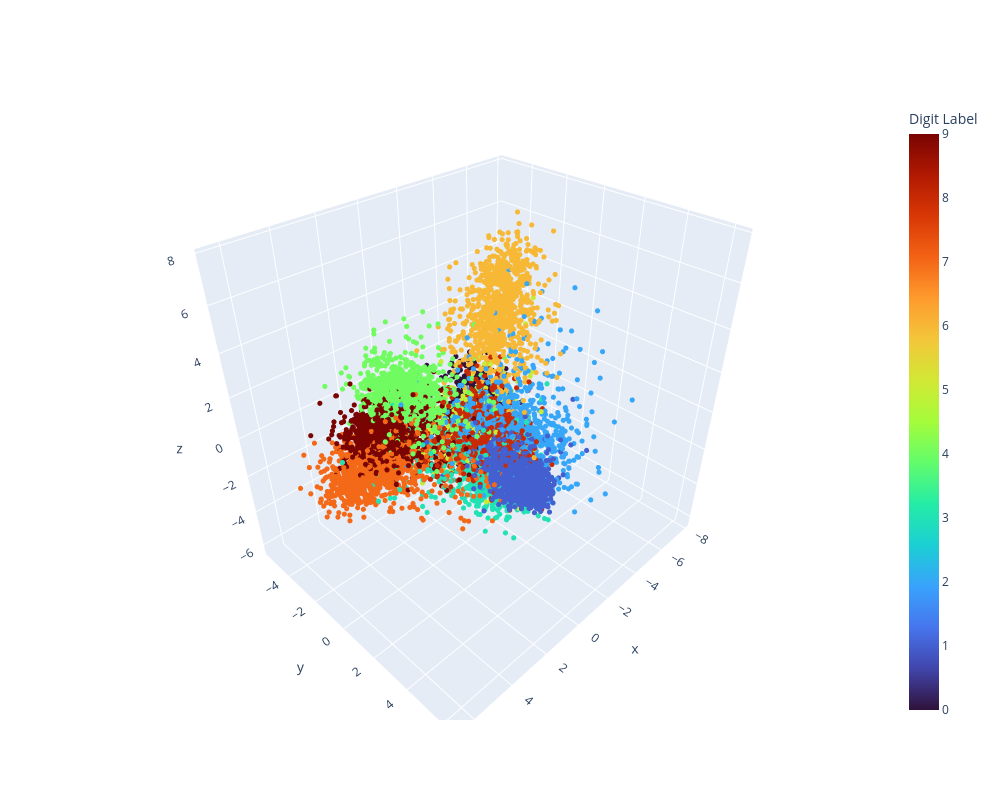

The notebook cell this image was saved under:
### Code cell
LDA3d = LinearDiscriminantAnalysis(n_components=3)
X_lda_reduced3d = LDA3d.fit_transform(X,y)
fig = go.Figure(
    data=[
        go.Scatter3d(
            x=X_lda_reduced3d[:, 0],
            y=X_lda_reduced3d[:, 1],
            z=X_lda_reduced3d[:, 2],
            mode="markers",
            marker={
                "size": 3,
                "color": y,
                "showscale": True,
                "colorscale": "Turbo",
                "colorbar": {"title": "Digit Label"},
            },
            text=[f"Class: {val}" for val in y],
            hovertemplate="%{text}<br>x: %{x:.2f}<br>y: %{y:.2f}<br>z: %{z:.2f}<extra></extra>",
        )
    ]
)
fig.update_layout(width=1000, height=800)
fig.show()

### Figure 1 — Plotly figure (JSON) as saved in the notebook; plotly's stock layout.template omitted (floating-point values rounded to 4 significant figures; data arrays with more than 128 entries replaced by an {"elided": "..."} marker saying what was removed)
{"data": [{"hovertemplate": "%{text}<br>x: %{x:.2f}<br>y: %{y:.2f}<br>z: %{z:.2f}<extra></extra>", "marker": {"color": {"elided": "10000 int values"}, "colorbar": {"title": {"text": "Digit Label"}}, "colorscale": [[0, "#30123b"], [0.07143, "#4145ab"], [0.1429, "#4675ed"], [0.2143, "#39a2fc"], [0.2857, "#1bcfd4"], [0.3571, "#24eca6"], [0.4286, "#61fc6c"], [0.5, "#a4fc3b"], [0.5714, "#d1e834"], [0.6429, "#f3c63a"], [0.7143, "#fe9b2d"], [0.7857, "#f36315"], [0.8571, "#d93806"], [0.9286, "#b11901"], [1, "#7a0402"]], "showscale": true, "size": 3}, "mode": "markers", "text": {"elided": "10000 str values"}, "type": "scatter3d", "x": {"elided": "10000 float values"}, "y": {"elided": "10000 float values"}, "z": {"elided": "10000 float values"}}], "layout": {"height": 800, "width": 1000}}
